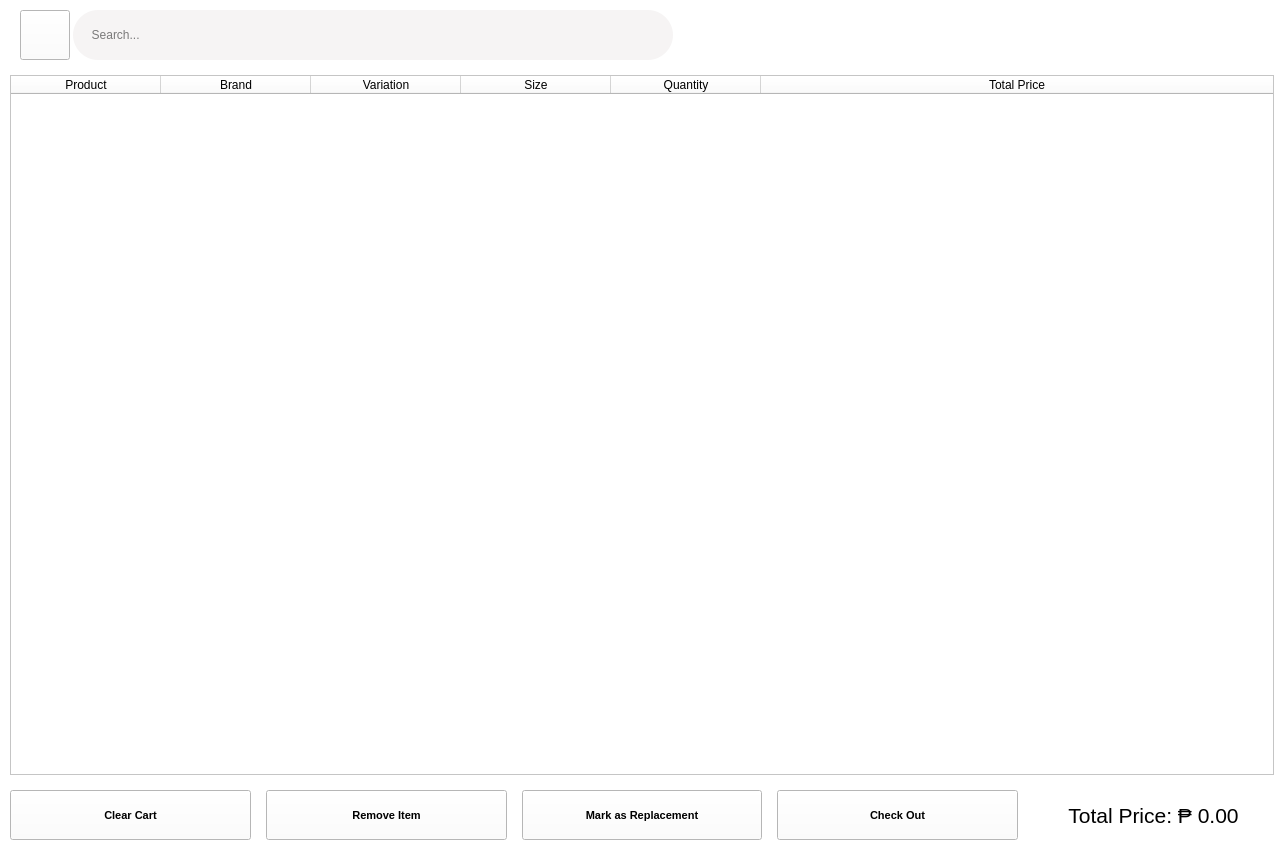
<?xml version="1.0" encoding="UTF-8"?>
<ui version="4.0">
 <class>Cart_Tab</class>
 <widget class="QWidget" name="Cart_Tab">
  <property name="geometry">
   <rect>
    <x>0</x>
    <y>0</y>
    <width>1284</width>
    <height>850</height>
   </rect>
  </property>
  <property name="windowTitle">
   <string>Cart</string>
  </property>
  <property name="styleSheet">
   <string notr="true">background-color:#fff;</string>
  </property>
  <layout class="QGridLayout" name="gridLayout">
   <property name="leftMargin">
    <number>10</number>
   </property>
   <property name="topMargin">
    <number>10</number>
   </property>
   <property name="rightMargin">
    <number>10</number>
   </property>
   <property name="bottomMargin">
    <number>10</number>
   </property>
   <item row="0" column="0">
    <layout class="QVBoxLayout" name="verticalLayout">
     <property name="spacing">
      <number>15</number>
     </property>
     <item>
      <layout class="QHBoxLayout" name="horizontalLayout_2">
       <property name="spacing">
        <number>3</number>
       </property>
       <item>
        <spacer name="horizontalSpacer_2">
         <property name="orientation">
          <enum>Qt::Horizontal</enum>
         </property>
         <property name="sizeType">
          <enum>QSizePolicy::Fixed</enum>
         </property>
         <property name="sizeHint" stdset="0">
          <size>
           <width>10</width>
           <height>20</height>
          </size>
         </property>
        </spacer>
       </item>
       <item>
        <widget class="QPushButton" name="search_button">
         <property name="minimumSize">
          <size>
           <width>50</width>
           <height>50</height>
          </size>
         </property>
         <property name="maximumSize">
          <size>
           <width>50</width>
           <height>50</height>
          </size>
         </property>
         <property name="font">
          <font>
           <family>Segoe UI</family>
           <pointsize>14</pointsize>
           <weight>50</weight>
           <italic>false</italic>
           <bold>false</bold>
           <strikeout>false</strikeout>
          </font>
         </property>
         <property name="mouseTracking">
          <bool>true</bool>
         </property>
         <property name="tabletTracking">
          <bool>true</bool>
         </property>
         <property name="layoutDirection">
          <enum>Qt::LeftToRight</enum>
         </property>
         <property name="styleSheet">
          <string notr="true">QPushButton {
 background-color: #f6f4f4;
border-radius:25px;
color:black;
;
}
QPushButton#quit_button {
   background-color: green;
}
QPushButton::pressed {
background-color: #fff;
}
QpushButton{
border: 2px solid #555;
    border-radius: 20px;
    border-style: outset;
border-width:200px;

}
QPushButton:hover {
   background-color: #81cdc6;
   transition: background-color 0.5s cubic-bezier(0.4, 0, 0.2, 1);
color:#fff;
}

shoppingbag:hover{
color:#fff;
background-repeat:no-repeat;
}

border:none;
</string>
         </property>
         <property name="text">
          <string/>
         </property>
         <property name="icon">
          <iconset resource="logo.qrc">
           <normaloff>:/search/search.png</normaloff>:/search/search.png</iconset>
         </property>
         <property name="iconSize">
          <size>
           <width>20</width>
           <height>20</height>
          </size>
         </property>
        </widget>
       </item>
       <item>
        <widget class="QLineEdit" name="search_input">
         <property name="minimumSize">
          <size>
           <width>300</width>
           <height>50</height>
          </size>
         </property>
         <property name="maximumSize">
          <size>
           <width>600</width>
           <height>75</height>
          </size>
         </property>
         <property name="layoutDirection">
          <enum>Qt::LeftToRight</enum>
         </property>
         <property name="styleSheet">
          <string notr="true">border-radius:25px;
padding-right:10px;
padding-left:10px;
background-color:#f6f4f4;
</string>
         </property>
         <property name="text">
          <string/>
         </property>
         <property name="cursorPosition">
          <number>0</number>
         </property>
         <property name="dragEnabled">
          <bool>false</bool>
         </property>
         <property name="placeholderText">
          <string>  Search...</string>
         </property>
         <property name="cursorMoveStyle">
          <enum>Qt::LogicalMoveStyle</enum>
         </property>
        </widget>
       </item>
       <item>
        <spacer name="horizontalSpacer_4">
         <property name="orientation">
          <enum>Qt::Horizontal</enum>
         </property>
         <property name="sizeHint" stdset="0">
          <size>
           <width>40</width>
           <height>20</height>
          </size>
         </property>
        </spacer>
       </item>
      </layout>
     </item>
     <item>
      <widget class="QTableWidget" name="tableWidget">
       <property name="font">
        <font>
         <pointsize>10</pointsize>
        </font>
       </property>
       <property name="styleSheet">
        <string notr="true"/>
       </property>
       <attribute name="horizontalHeaderMinimumSectionSize">
        <number>100</number>
       </attribute>
       <attribute name="horizontalHeaderDefaultSectionSize">
        <number>150</number>
       </attribute>
       <attribute name="horizontalHeaderShowSortIndicator" stdset="0">
        <bool>false</bool>
       </attribute>
       <attribute name="horizontalHeaderStretchLastSection">
        <bool>true</bool>
       </attribute>
       <column>
        <property name="text">
         <string>Product</string>
        </property>
        <property name="background">
         <color>
          <red>0</red>
          <green>0</green>
          <blue>0</blue>
         </color>
        </property>
       </column>
       <column>
        <property name="text">
         <string>Brand</string>
        </property>
       </column>
       <column>
        <property name="text">
         <string>Variation</string>
        </property>
       </column>
       <column>
        <property name="text">
         <string>Size</string>
        </property>
       </column>
       <column>
        <property name="text">
         <string>Quantity</string>
        </property>
       </column>
       <column>
        <property name="text">
         <string>Total Price</string>
        </property>
       </column>
      </widget>
     </item>
     <item>
      <layout class="QHBoxLayout" name="horizontalLayout">
       <item>
        <widget class="QPushButton" name="add_to_cart_button_4">
         <property name="minimumSize">
          <size>
           <width>175</width>
           <height>50</height>
          </size>
         </property>
         <property name="maximumSize">
          <size>
           <width>400</width>
           <height>60</height>
          </size>
         </property>
         <property name="font">
          <font>
           <family>Segoe UI</family>
           <pointsize>8</pointsize>
           <weight>75</weight>
           <bold>true</bold>
           <strikeout>false</strikeout>
          </font>
         </property>
         <property name="mouseTracking">
          <bool>true</bool>
         </property>
         <property name="tabletTracking">
          <bool>true</bool>
         </property>
         <property name="layoutDirection">
          <enum>Qt::LeftToRight</enum>
         </property>
         <property name="styleSheet">
          <string notr="true">QPushButton {
 background-color: #F88379;
border-radius:12px;
color:#fff;
}
QPushButton#quit_button {
   background-color: green;
}
QPushButton::pressed {
background-color: #fff;
}
QpushButton{
border: 2px solid #555;
    border-radius: 20px;
    border-style: outset;
border-width:200px;
    
}
QPushButton:hover {
   background-color: #E5676B;
   transition: background-color 0.5s cubic-bezier(0.4, 0, 0.2, 1);
}

border:none;
</string>
         </property>
         <property name="text">
          <string>Clear Cart</string>
         </property>
         <property name="icon">
          <iconset>
           <normaloff>:/new/Shop/Shoppingcart.png</normaloff>:/new/Shop/Shoppingcart.png</iconset>
         </property>
         <property name="iconSize">
          <size>
           <width>22</width>
           <height>22</height>
          </size>
         </property>
        </widget>
       </item>
       <item>
        <widget class="QPushButton" name="add_to_cart_button_2">
         <property name="minimumSize">
          <size>
           <width>175</width>
           <height>50</height>
          </size>
         </property>
         <property name="maximumSize">
          <size>
           <width>400</width>
           <height>60</height>
          </size>
         </property>
         <property name="font">
          <font>
           <family>Segoe UI</family>
           <pointsize>8</pointsize>
           <weight>75</weight>
           <bold>true</bold>
           <strikeout>false</strikeout>
          </font>
         </property>
         <property name="mouseTracking">
          <bool>true</bool>
         </property>
         <property name="tabletTracking">
          <bool>true</bool>
         </property>
         <property name="layoutDirection">
          <enum>Qt::LeftToRight</enum>
         </property>
         <property name="styleSheet">
          <string notr="true">QPushButton {
 background-color: #10cc94;
border-radius:12px;
color:#fff;
}
QPushButton#quit_button {
   background-color: green;
}
QPushButton::pressed {
background-color: #fff;
}
QpushButton{
border: 2px solid #555;
    border-radius: 20px;
    border-style: outset;
border-width:200px;
    
}
QPushButton:hover {
   background-color: #0a9c73;
   transition: background-color 0.5s cubic-bezier(0.4, 0, 0.2, 1);
}

border:none;
</string>
         </property>
         <property name="text">
          <string>Remove Item</string>
         </property>
         <property name="icon">
          <iconset>
           <normaloff>:/new/Shop/Shoppingcart.png</normaloff>:/new/Shop/Shoppingcart.png</iconset>
         </property>
         <property name="iconSize">
          <size>
           <width>22</width>
           <height>22</height>
          </size>
         </property>
        </widget>
       </item>
       <item>
        <widget class="QPushButton" name="add_to_cart_button_3">
         <property name="minimumSize">
          <size>
           <width>175</width>
           <height>50</height>
          </size>
         </property>
         <property name="maximumSize">
          <size>
           <width>400</width>
           <height>60</height>
          </size>
         </property>
         <property name="font">
          <font>
           <family>Segoe UI</family>
           <pointsize>8</pointsize>
           <weight>75</weight>
           <bold>true</bold>
           <strikeout>false</strikeout>
          </font>
         </property>
         <property name="mouseTracking">
          <bool>true</bool>
         </property>
         <property name="tabletTracking">
          <bool>true</bool>
         </property>
         <property name="layoutDirection">
          <enum>Qt::LeftToRight</enum>
         </property>
         <property name="styleSheet">
          <string notr="true">QPushButton {
 background-color: #10cc94;
border-radius:12px;
color:#fff;
}
QPushButton#quit_button {
   background-color: green;
}
QPushButton::pressed {
background-color: #fff;
}
QpushButton{
border: 2px solid #555;
    border-radius: 20px;
    border-style: outset;
border-width:200px;
    
}
QPushButton:hover {
   background-color: #0a9c73;
   transition: background-color 0.5s cubic-bezier(0.4, 0, 0.2, 1);
}

border:none;
</string>
         </property>
         <property name="text">
          <string>Mark as Replacement</string>
         </property>
         <property name="icon">
          <iconset>
           <normaloff>:/new/Shop/Shoppingcart.png</normaloff>:/new/Shop/Shoppingcart.png</iconset>
         </property>
         <property name="iconSize">
          <size>
           <width>22</width>
           <height>22</height>
          </size>
         </property>
        </widget>
       </item>
       <item>
        <widget class="QPushButton" name="add_to_cart_button">
         <property name="minimumSize">
          <size>
           <width>175</width>
           <height>50</height>
          </size>
         </property>
         <property name="maximumSize">
          <size>
           <width>400</width>
           <height>60</height>
          </size>
         </property>
         <property name="font">
          <font>
           <family>Segoe UI</family>
           <pointsize>8</pointsize>
           <weight>75</weight>
           <bold>true</bold>
           <strikeout>false</strikeout>
          </font>
         </property>
         <property name="mouseTracking">
          <bool>true</bool>
         </property>
         <property name="tabletTracking">
          <bool>true</bool>
         </property>
         <property name="layoutDirection">
          <enum>Qt::LeftToRight</enum>
         </property>
         <property name="styleSheet">
          <string notr="true">QPushButton {
 background-color: #10cc94;
border-radius:12px;
color:#fff;
}
QPushButton#quit_button {
   background-color: green;
}
QPushButton::pressed {
background-color: #fff;
}
QpushButton{
border: 2px solid #555;
    border-radius: 20px;
    border-style: outset;
border-width:200px;
    
}
QPushButton:hover {
   background-color: #0a9c73;
   transition: background-color 0.5s cubic-bezier(0.4, 0, 0.2, 1);
}

border:none;
</string>
         </property>
         <property name="text">
          <string>Check Out</string>
         </property>
         <property name="icon">
          <iconset>
           <normaloff>:/new/Shop/Shoppingcart.png</normaloff>:/new/Shop/Shoppingcart.png</iconset>
         </property>
         <property name="iconSize">
          <size>
           <width>22</width>
           <height>22</height>
          </size>
         </property>
        </widget>
       </item>
       <item>
        <widget class="QLabel" name="label">
         <property name="minimumSize">
          <size>
           <width>0</width>
           <height>50</height>
          </size>
         </property>
         <property name="font">
          <font>
           <family>Segoe UI</family>
           <pointsize>16</pointsize>
          </font>
         </property>
         <property name="layoutDirection">
          <enum>Qt::LeftToRight</enum>
         </property>
         <property name="text">
          <string>Total Price: ₱ 0.00</string>
         </property>
         <property name="alignment">
          <set>Qt::AlignCenter</set>
         </property>
        </widget>
       </item>
      </layout>
     </item>
    </layout>
   </item>
  </layout>
 </widget>
 <resources>
  <include location="logo.qrc"/>
 </resources>
 <connections/>
</ui>
